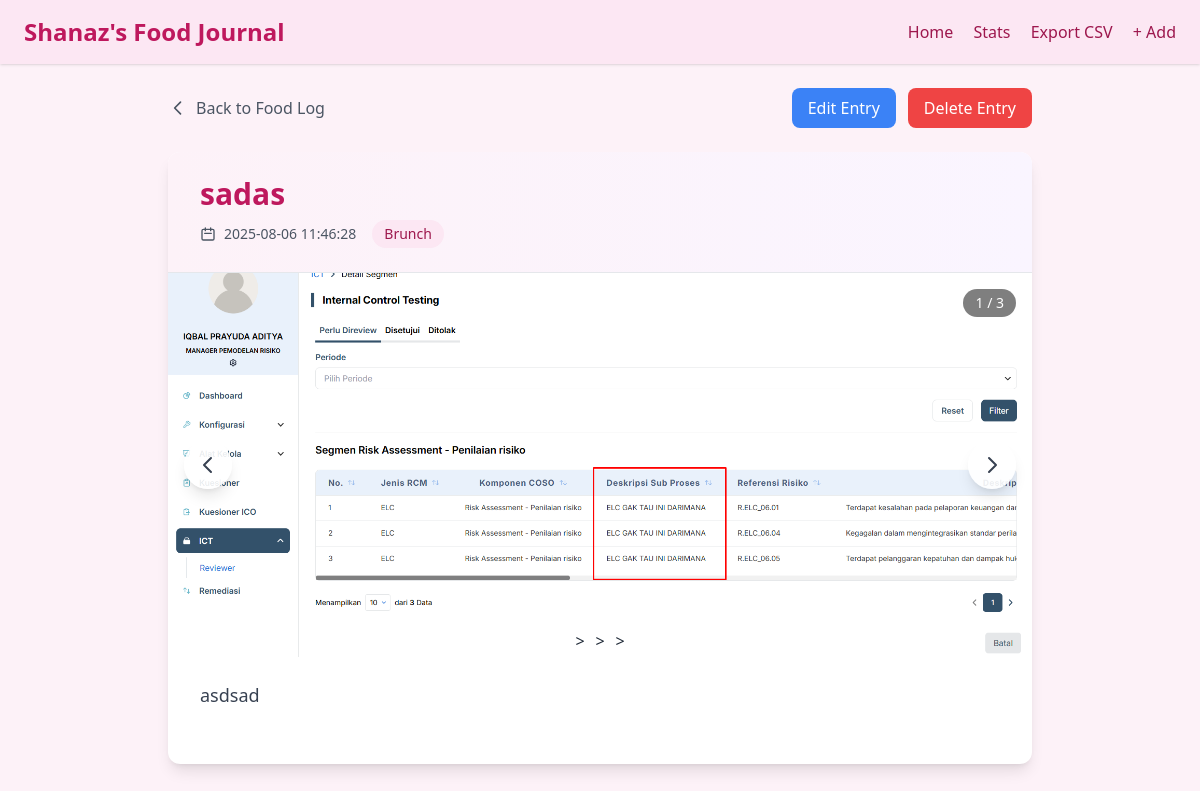
Page /view/3 on the committed database.
### tables this page shows
CREATE TABLE entries (
            id INTEGER PRIMARY KEY,
            title TEXT,
            description TEXT,
            food_type TEXT,
            timestamp TEXT
        );

### app.py (the view)
@app.route('/view/<int:entry_id>')
def view_entry(entry_id):
    print(f"\n=== Viewing entry {entry_id} ===")
    conn = get_db_connection()
    c = conn.cursor()
    c.execute("SELECT * FROM entries WHERE id=?", (entry_id,))
    entry = c.fetchone()
    conn.close()
    if not entry:
        flash('Entry not found!')
        return redirect(url_for('index'))
    print(f"Entry found: {entry['title']}")
    print(f"Description length: {len(entry['description']) if entry['description'] else 0}")
    return render_template('view_entry.html', entry=entry)

### app.py (called while the page is built)
def get_db_connection():
    conn = sqlite3.connect('food.db')
    conn.row_factory = sqlite3.Row
    return conn

def get_description_without_images(description_html):
    if not description_html:
        return ""
    description_without_images = re.sub(r'<img[^>]*>', '', description_html, flags=re.IGNORECASE)
    description_without_images = re.sub(r'<p>\s*</p>', '', description_without_images)
    description_without_images = re.sub(r'<p>\s*<br\s*/?>\s*</p>', '', description_without_images)
    return description_without_images.strip()

@app.context_processor
def utility_processor():
    return dict(
        get_images=get_images,
        get_all_images=get_all_images,
        get_description_without_images=get_description_without_images
    )

@app.before_request
def before_request():
    if not hasattr(app, 'db_initialized'):
        init_db()
        app.db_initialized = True

### templates/view_entry.html (shortened to what this page needs)
{% extends "base.html" %}
{% block content %}
<div class="max-w-4xl mx-auto">
    <div class="flex items-center justify-between mb-6">
        <div class="flex items-center gap-4">
            <a href="{{ url_for('index') }}"
               class="flex items-center gap-2 text-gray-600 hover:text-gray-800 transition-colors duration-200">
                <svg class="w-5 h-5" fill="none" stroke="currentColor" viewBox="0 0 24 24">
                    <path stroke-linecap="round" stroke-linejoin="round" stroke-width="2" d="M15 19l-7-7 7-7"></path>
                </svg>
                Back to Food Log
            </a>
        </div>
        <div class="flex items-center gap-3">
            <a href="{{ url_for('edit_entry', entry_id=entry['id']) }}"
               class="bg-blue-500 text-white px-4 py-2 rounded-lg hover:bg-blue-600 transition-colors duration-200 font-medium">
                Edit Entry
            </a>
            <form action="{{ url_for('delete_entry', entry_id=entry['id']) }}" method="post" class="inline"
                  onsubmit="return confirm('Are you sure you want to delete this entry?');">
                <button type="submit"
                        class="bg-red-500 text-white px-4 py-2 rounded-lg hover:bg-red-600 transition-colors duration-200 font-medium">
                    Delete Entry
                </button>
            </form>
        </div>
    </div>
    <div class="bg-white shadow-lg rounded-xl overflow-hidden">
        <div class="px-8 py-6 border-b border-gray-200 bg-gradient-to-r from-pink-50 to-purple-50">
            <div class="flex items-start justify-between">
                <div>
                    <h1 class="text-3xl font-bold text-pink-700 mb-2">{{ entry['title'] }}</h1>
                    <div class="flex items-center gap-4 text-sm text-gray-600">
                        <span class="flex items-center gap-2">
                            <svg class="w-4 h-4" fill="none" stroke="currentColor" viewBox="0 0 24 24">
                                <path stroke-linecap="round" stroke-linejoin="round" stroke-width="2" d="M8 7V3m8 4V3m-9 8h10M5 21h14a2 2 0 002-2V7a2 2 0 00-2-2H5a2 2 0 00-2 2v12a2 2 0 002 2z"></path>
                            </svg>
                            {{ entry['timestamp'] }}
                        </span>
                        <span class="bg-pink-100 text-pink-800 px-3 py-1 rounded-full font-medium">
                            {{ entry['food_type'] }}
                        </span>
                    </div>
                </div>
            </div>
        </div>
        {% set all_images = get_all_images(entry['description'], entry['id']) %}
        {% if all_images %}
        <div class="relative" data-total-slides="{{ all_images|length }}">
            <div id="carousel-container" class="relative w-full h-96 bg-gray-100">
                <div id="carousel-images" class="w-full h-full relative">
                    {% for image in all_images %}
                    <img src="{{ image.src }}"
                         alt="{{ image.alt }}"
                         class="absolute inset-0 w-full h-full object-cover transition-opacity duration-500 {% if loop.first %}opacity-100{% else %}opacity-0{% endif %}"
                         data-slide="{{ loop.index0 }}">
                    {% endfor %}
                </div>
                {% if all_images|length > 1 %}
                <button id="prev-btn"
                        class="absolute top-1/2 left-4 transform -translate-y-1/2 bg-white bg-opacity-90 hover:bg-opacity-100 text-gray-700 rounded-full p-3 shadow-lg transition-all duration-200">
                    <svg class="w-6 h-6" fill="none" stroke="currentColor" viewBox="0 0 24 24">
                        <path stroke-linecap="round" stroke-linejoin="round" stroke-width="2" d="M15 19l-7-7 7-7"></path>
                    </svg>
                </button>
                <button id="next-btn"
                        class="absolute top-1/2 right-4 transform -translate-y-1/2 bg-white bg-opacity-90 hover:bg-opacity-100 text-gray-700 rounded-full p-3 shadow-lg transition-all duration-200">
                    <svg class="w-6 h-6" fill="none" stroke="currentColor" viewBox="0 0 24 24">
                        <path stroke-linecap="round" stroke-linejoin="round" stroke-width="2" d="M9 5l7 7-7 7"></path>
                    </svg>
                </button>
                <div class="absolute bottom-4 left-1/2 transform -translate-x-1/2 flex gap-2">
                    {% for image in all_images %}
                    <button data-slide="{{ loop.index0 }}"
                            class="w-3 h-3 rounded-full transition-colors duration-200 slide-indicator {% if loop.first %}bg-white{% else %}bg-white bg-opacity-50{% endif %}">>
                    </button>
                    {% endfor %}
                </div>
                <div class="absolute top-4 right-4 bg-black bg-opacity-50 text-white px-3 py-1 rounded-full text-sm">
                    <span id="current-slide">1</span> / {{ all_images|length }}
                </div>
                {% endif %}
            </div>
        </div>
        {% endif %}
        <div class="px-8 py-6">
            <div class="prose max-w-none text-gray-700 text-lg leading-relaxed">
                {{ get_description_without_images(entry['description'])|safe }}
            </div>
        </div>
    </div>
</div>
{% endblock %}

### static/styles.css (style rules this page uses)
body { font-family: 'Segoe UI', sans-serif; background: #fdf6f0; color: #333; }

### templates/view_entry.html (style rules this page uses)
#carousel-container { background: linear-gradient(45deg, #f3f4f6, #e5e7eb); }
.transition-all { transition: all 0.3s ease; }

### rows in the picture
entries: title "sadas", timestamp "2025-08-06 11:46:28", food_type "Brunch", description "asdsad"

### other values in the picture
{{ all_images|length }} "3"
